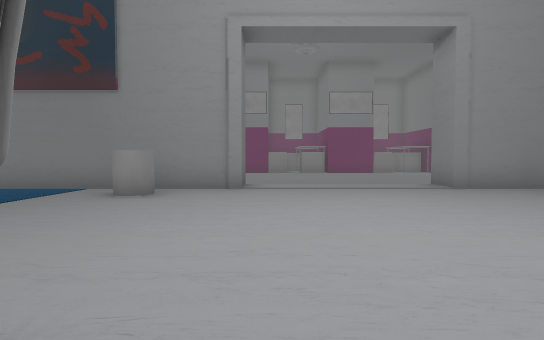
[1] (above)

24 first-person views from a walk through a 3-D level made in the Unity game engine. The camera is 1.4 m above the floor, tilts 2° down and sees 80° across. The floor is counted in squares, 2 m on a side. Each view is taken from the middle of a square. On the plan, view 1 faces up. The plan holds only what a view shows up to about 10 squares ahead; the rest is blank. The place goes on beyond the plan. The player is left out.

[2]
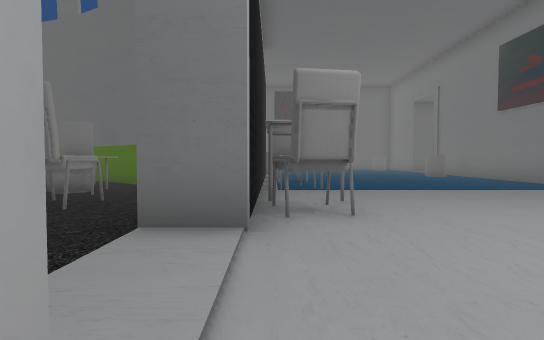

[3]
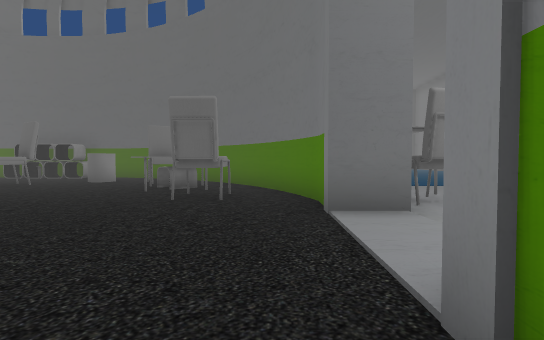

[4]
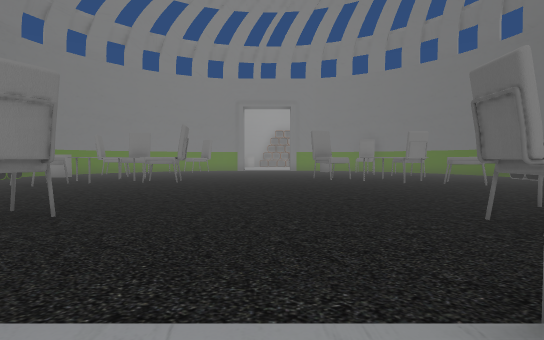

[5]
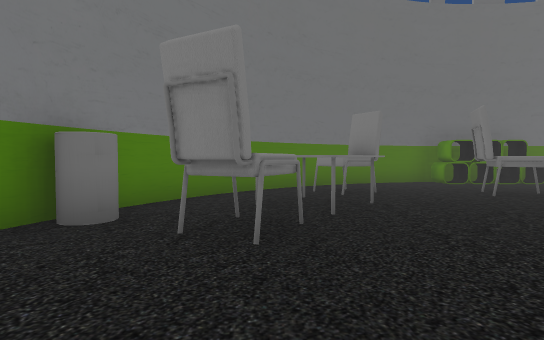

[6]
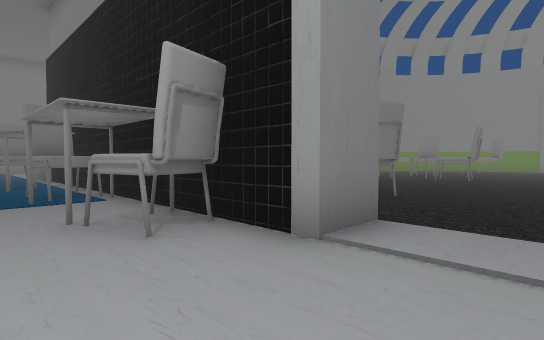

[7]
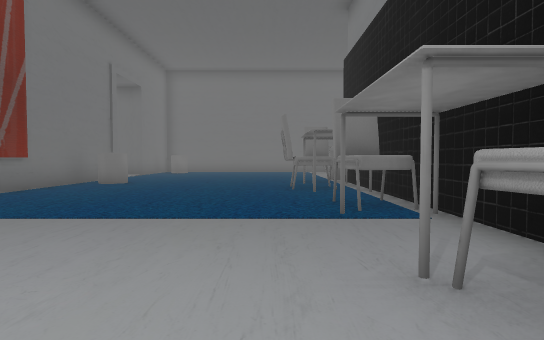

[8]
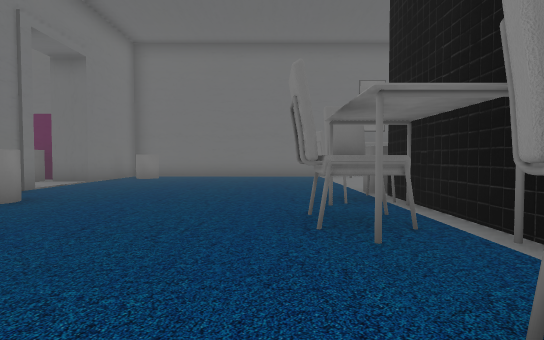

[9]
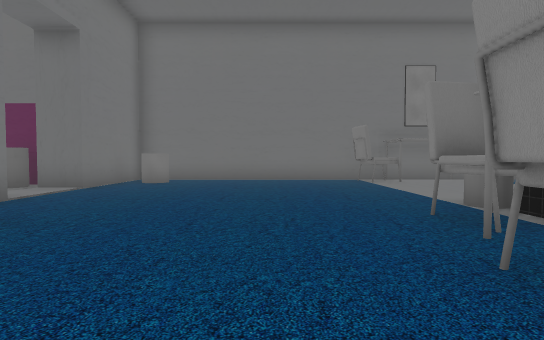

[10]
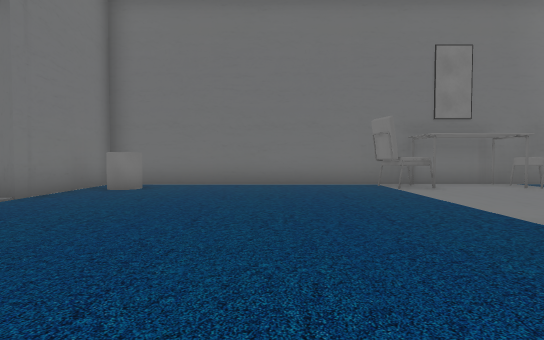

[11]
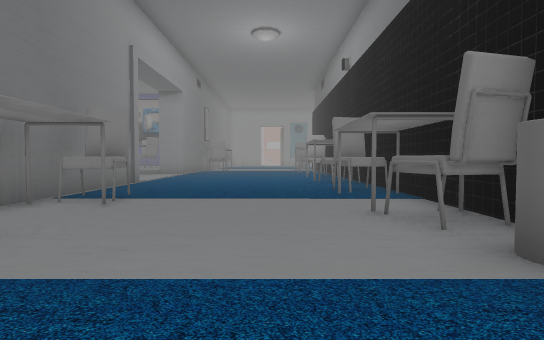

[12]
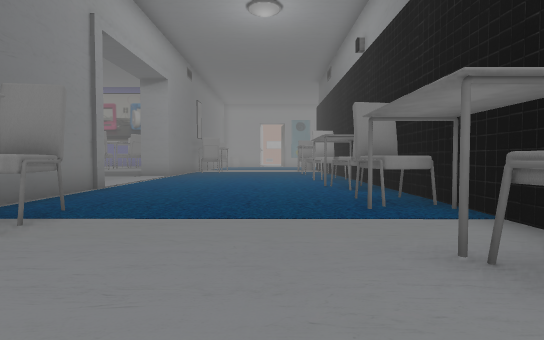

[13]
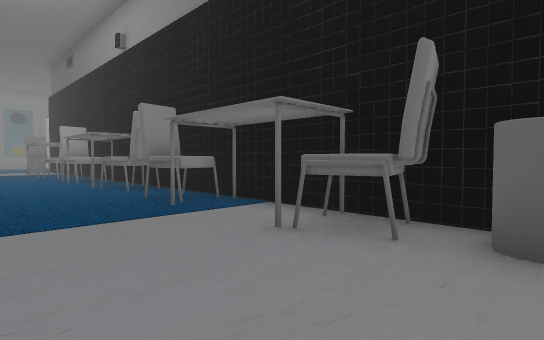

[14]
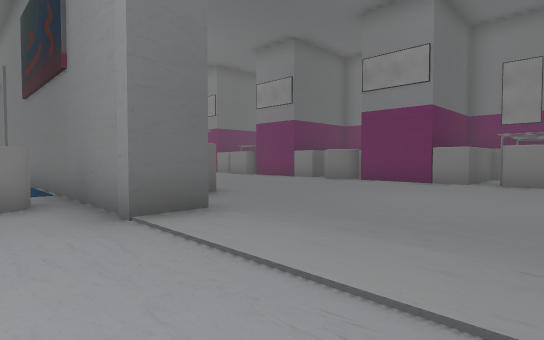

[15]
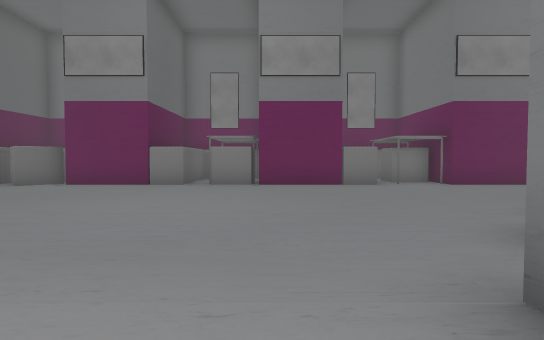

[16]
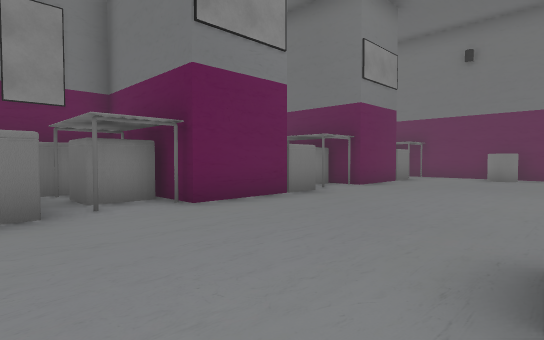

[17]
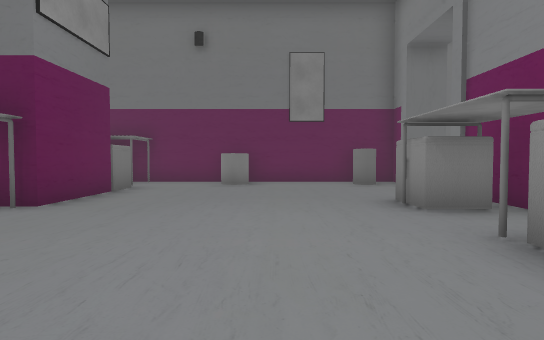

[18]
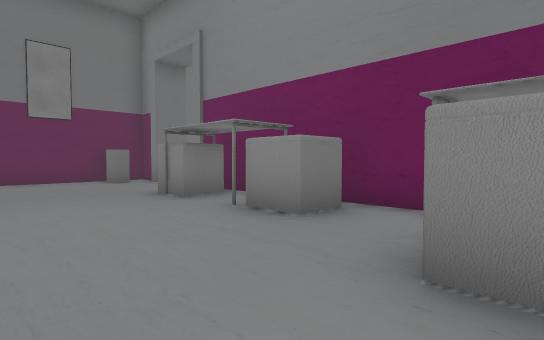

[19]
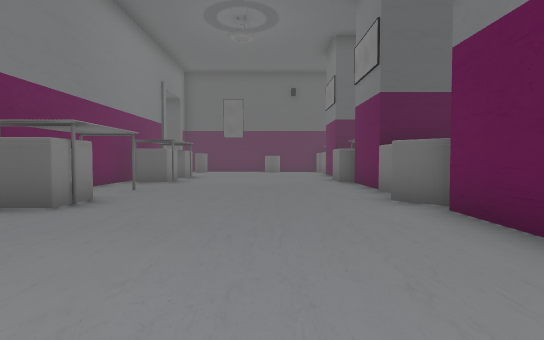

[20]
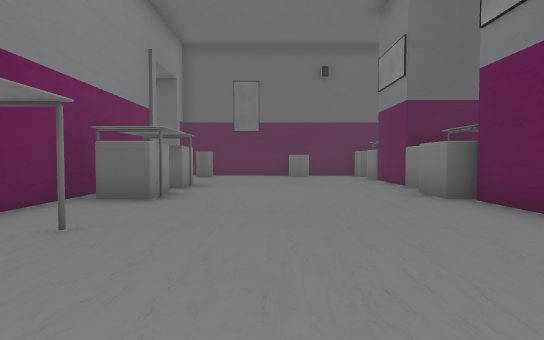

[21]
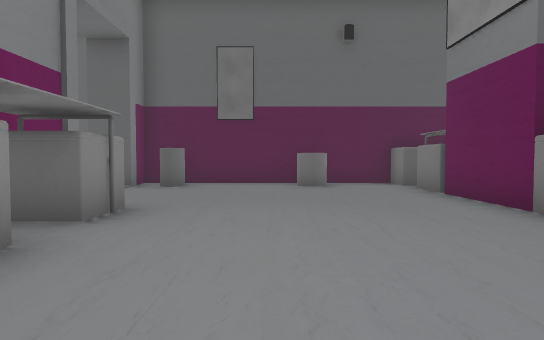

[22]
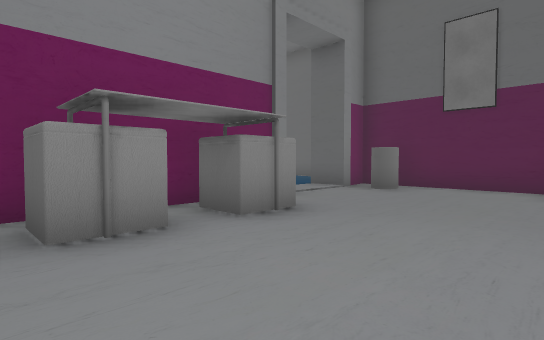

[23]
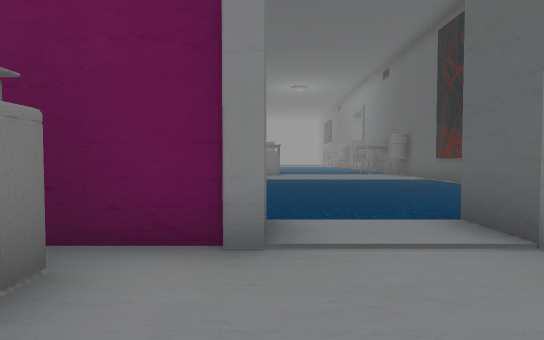

[24]
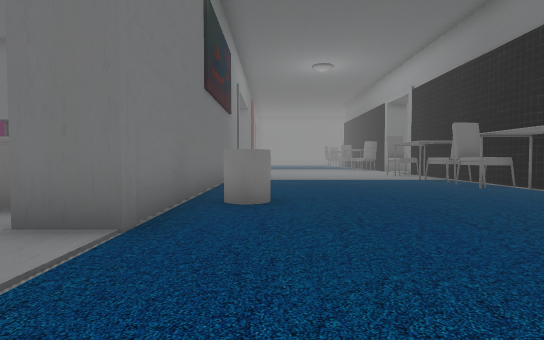

### Floor plan
Points are (right, up) in squares from view 1. A wall is a line through its corners. A room is listed if a view was taken in it or the views show most of it. See-through windows are left out.
Room 1 (views 1, 3, 5)
walls: (3.1, -1.3) (2.7, -1.3) (2.7, -0.2); (-1.3, -1.2) (-2.7, -1.6); (-2.6, -1.6) (-3.3, -1.9); (4.8, -1.5) (4.1, -1.3); (-0.1, -0.2) (-0.1, -1.3) (-1.4, -1.3); (-3.2, -1.8) (-4.8, -2.7); (-4.6, -2.7) (-5.6, -3.5) (-6.7, -4.7); (6.7, -2.4) (5.5, -1.8); (7.7, -3.1) (6.6, -2.4); (-6.6, -4.7) (-7.1, -5.3); (8.4, -3.8) (7.6, -3.1); (8.8, -4.3) (8.4, -3.9); (10.3, -6.7) (9.7, -5.6) (8.8, -4.2); (10.4, -7.3) (10.2, -6.6); (10.8, -8.9) (10.4, -7.1); (10.8, -9.7) (10.8, -8.8)
ways out: opening at (1, -0.3) to room 2
objects: chair (-6, -5) to (-5, -5); chair (-5, -9) to (-4, -9); table (-4, -5) to (-3, -4); other object (-3, -10) to (-2, -10); chair (-2, -4) to (-2, -3); chair (4, -10); chair (4, -4) to (5, -3); table (5, -5) to (7, -4); other object (6, -10) to (7, -10); chair (7, -9) to (7, -8); chair (7, -6) to (8, -5); other object (10, -10); chair (10, -9)
Room 2 (views 2, 4, 6, 7, 8, 9, 10, 11, 12, 13, 14, 15, 16, 17, 18, 19, 20, 21, 22, 23, 24)
walls: (-0.7, 8.5) (-0.7, 7.5) (-11.9, 7.5) (-11.9, 8.4) (-6.2, 8.4); (2.7, -0.2) (3.2, -0.2); (-1.3, -0.2) (-0.1, -0.2); (6.4, 7.5) (4.2, 7.5) (4.2, 8.5); (5.6, -0.2) (13.4, -0.2); (7.1, 11.1) (7.8, 11.1); (-6.6, -0.2) (-2.9, -0.2); (9.6, 8.9) (9.6, 9.9) (10.5, 9.9); (-2.5, 15.7) (-3.3, 15) (-4, 15.6); (5.8, 15.4) (1.4, 15.4); (-4.3, 15.4) (-7.5, 15.4) (-7.5, 15) (-8.6, 15); (12.4, 8.4) (13.4, 8.4); (0.7, 17.4) (0.7, 15.4) (-2.4, 15.4); (7.5, 16.2) (6.4, 16.2) (6.4, 17.3); (13.3, -0.6) (13.3, -10.5); (14.5, 7.5) (9.4, 7.5); (10.8, 15.4) (7.7, 15.4) (7.7, 16.8); (-9.4, 15.4) (-13.6, 15.4); (-15.2, 10.1) (-15.2, 8.4) (-14.1, 8.4) (-14.1, 7.4); (15.8, 15.4) (12.7, 15.4) (12.7, 16.2) (11.9, 16.2); (-14.2, 15.4) (-15.2, 15.4) (-15.2, 14.9); (-17.6, 1.6) (-17.6, 1); (19.9, 7.5) (16.6, 7.5) (16.6, 8.4) (17.7, 8.4) (17.7, 16.2); (20, 0.5) (20, 6.6); (20, -7.6) (20, -1.4)
ways out: opening at (1, -0.3) to room 1; opening at (8.5, 10); opening at (19.3, -9)
objects: table (-10, 9) to (-10, 10); table (-8, 9) to (-8, 10); table (-7, 0); chair (-7, 1) to (-6, 1); chair (-5, 0) to (-5, 1); table (-5, 10); table (-3, 9) to (-3, 10); table (-2, 0); chair (-2, 1) to (-1, 1); table (1, 18); chair (4, 0) to (5, 1); table (5, 0); table (6, 9) to (6, 10); table (6, 18); table (7, 0); chair (7, 1) to (8, 1); table (8, 10); table (10, 0); chair (10, 1) to (11, 1); table (11, 10); table (12, 0); chair (13, 1); table (13, 9) to (13, 10); chair (14, -8) to (14, -7); chair (14, -5); chair (14, -2) to (14, -1); table (15, -10); table (15, -8); table (15, -4); table (15, -2); chair (19, -4) to (19, -3); chair (19, -1) to (19, 0); table (20, -3); table (20, -1)

Where each view was taken, in squares from view 1:
view 1: 0 up, 0 right, facing up
view 2: 0 up, 3 right, facing left
view 3: 2 down, 4 right, facing left
view 4: 0 up, 1 right, facing down
view 5: 4 down, 1 right, facing right
view 6: 2 up, 1 right, facing down-right
view 7: 2 up, 3 right, facing right
view 8: 2 up, 7 right, facing right
view 9: 3 up, 9 right, facing right
view 10: 3 up, 11 right, facing right
view 11: 2 up, 16 right, facing down
view 12: 0 up, 16 right, facing down
view 13: 0 up, 17 right, facing down-left
view 14: 6 up, 3 right, facing up-left
view 15: 7 up, 3 right, facing up
view 16: 11 up, 5 right, facing up-right
view 17: 12 up, 8 right, facing right
view 18: 13 up, 7 right, facing down-right
view 19: 13 up, 2 right, facing left
view 20: 12 up, 2 left, facing left
view 21: 12 up, 6 left, facing left
view 22: 13 up, 7 left, facing down-left
view 23: 11 up, 12 left, facing down
view 24: 6 up, 15 left, facing right
